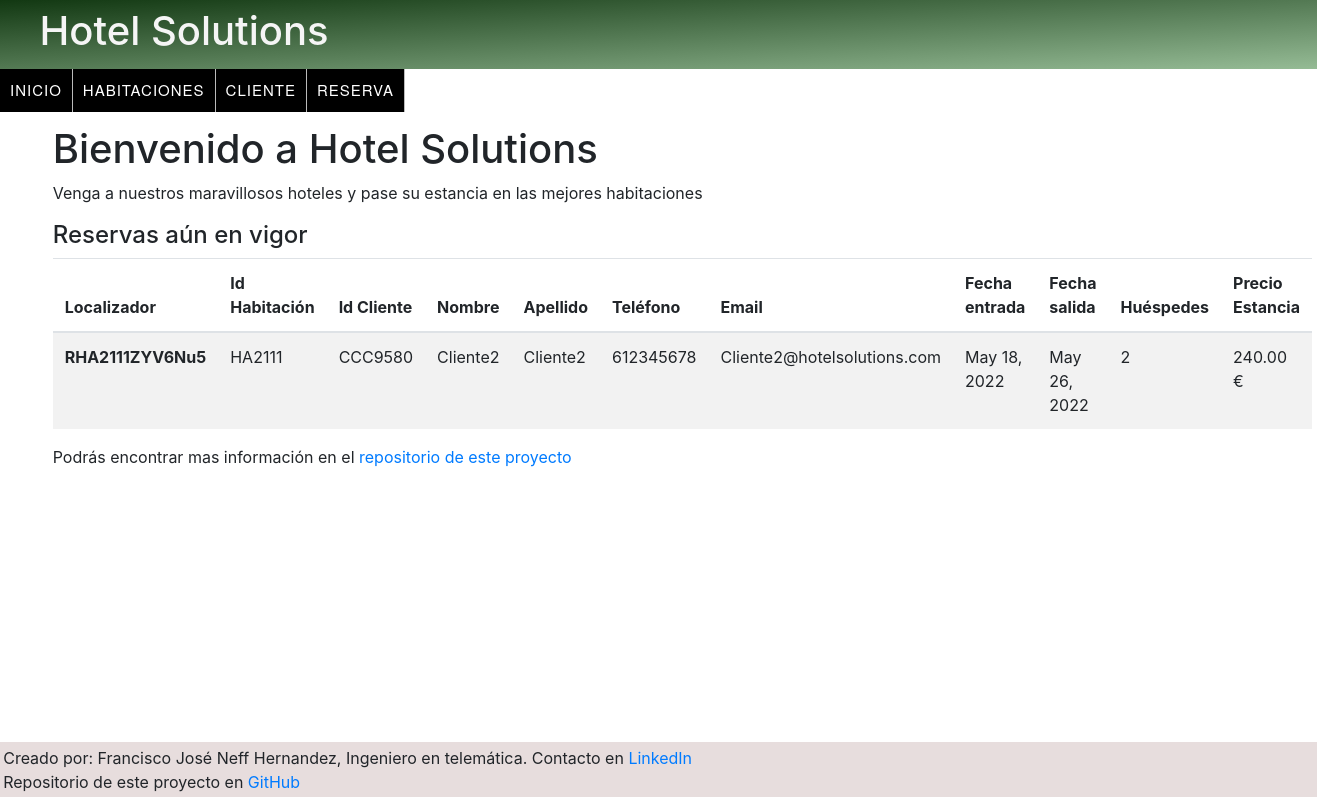
The page / on the database its author committed.
### Reservas/models.py (models this page shows, shortened)
class Reserva(models.Model):
    localizador = models.CharField(max_length=25,primary_key=True)
    id_habitacion = models.ForeignKey(Habitaciones.Habitacion,on_delete=models.CASCADE)
    id_cliente = models.ForeignKey(Clientes.Cliente,on_delete=models.CASCADE)
    fx_entrada = models.DateField(null=False)
    fx_salida = models.DateField(null=False)
    cuantia_total = models.DecimalField(max_digits=15,decimal_places=2,null=False)
    moneda = models.CharField(max_length=1, choices=Precio.TipoMoneda_Posibilidades.choices,default=Precio.TipoMoneda_Posibilidades.Euro)
    huespedes = models.SmallIntegerField(validators=[MaxValueValidator(4),MinValueValidator(1)])
    class Meta:
        verbose_name='Reserva'
        verbose_name_plural='Reservas'

### Habitaciones/models.py (models this page shows)
class Habitacion(models.Model):
    class TipoHabitacion_Posibilidades(models.TextChoices):
        Individual= '1','Individual'
        Doble = '2','Doble'
        Triple = '3','Triple'
        Cuadruple = '4','Cuadruples'
    id_habitacion = models.CharField(max_length=6,primary_key=True)
    tipo_habitacion = models.CharField(max_length=1, choices=TipoHabitacion_Posibilidades.choices,null=False)
    n_habitacion = models.SmallIntegerField(validators=[MaxValueValidator(999),MinValueValidator(1)], null=False)
    imagen = models.ImageField(upload_to ='static/img/habitaciones/')
    class DefinePkHab:
        def definePkHab(tipo_habitacion,n_habitacion):
            n_habitacion = '{:>03}'.format(n_habitacion)
            pk_habitacion = 'HA' + tipo_habitacion + n_habitacion
            if pk_habitacion in Habitacion.objects.values_list('id_habitacion', flat=True):
                pk_habitacion=1
            return pk_habitacion
    class UpdateHabitacion:
        def updateHabitacion(clave,tipo_habitacion,n_habitacion):
            upt = Habitacion.objects.get(id_habitacion=clave)
            alta = Habitacion.DefinePkHab.definePkHab(tipo_habitacion,n_habitacion)
            if alta!=1 :
                upt.delete()
            return alta
    class Meta:
        verbose_name='Habitación'
        verbose_name_plural='Habitaciones'

### Clientes/models.py (models this page shows, shortened)
class Cliente(models.Model):
    id_cliente = models.CharField(max_length=7,primary_key=True)
    nombre = models.CharField(max_length=50,null=False)
    apellido = models.CharField(max_length=50,null=False)
    email = models.EmailField(max_length=150,null=False,unique=True)
    telefono = models.IntegerField(default=612345678, validators=[MinValueValidator(600000000), MaxValueValidator(700000000)])
    class Meta:
        verbose_name='Cliente'
        verbose_name_plural='Clientes'

### Reservas/views.py (the view)
# urls.py: path('',reserva.MostrarReservas.as_view(),name='inicio'),
class MostrarReservas(View):
    template_name = 'index.html'
    def get(self, request,*args, **kwargs):
        registros = Reserva.objects.filter(fx_salida__gte = date.today().strftime('%Y-%m-%d'))
        context = {'registros':registros}
        return render(request,self.template_name,context)

### template/index.html (shortened to what this page needs)
{%extends "plantilla_base.html"%}
{% load static %}
{%block content%}
<h1>Bienvenido a Hotel Solutions</h1>
<p>Venga a nuestros maravillosos hoteles y pase su estancia en las mejores habitaciones</p>
{% if registros %}
<h4>Reservas aún en vigor</h4>
<table class="table table-striped" >
    <thead>
    <tr>
        <th scope="col"> Localizador </th>
        <th scope="col"> Id Habitación </th>
        <th scope="col"> Id Cliente </th>
        <th scope="col"> Nombre </th>
        <th scope="col"> Apellido </th>
        <th scope="col"> Teléfono </th>
        <th scope="col"> Email </th>
        <th scope="col"> Fecha entrada </th>
        <th scope="col"> Fecha salida </th>
        <th scope="col"> Huéspedes </th>
        <th scope="col"> Precio Estancia </th>
    </tr>
    </thead>
    <tbody>
    {% for registro in registros %}
    <tr>
        <th scope="row" >{{registro.localizador}}</th>
        <td>{{registro.id_habitacion.id_habitacion}}</td>
        <td>{{registro.id_cliente.id_cliente}}</td>
        <td>{{registro.id_cliente.nombre}}</td>
        <td>{{registro.id_cliente.apellido}}</td>
        <td>{{registro.id_cliente.telefono}}</td>
        <td>{{registro.id_cliente.email}}</td>
        <td>{{registro.fx_entrada}}</td>
        <td>{{registro.fx_salida}}</td>
        <td>{{registro.huespedes}}</td>
        <td>{{registro.cuantia_total}} {{registro.moneda}}</td>
    </tr>
    {% endfor %}
    </tbody>
</table>
{% else %}
    <h1>No se tienen reservas actualmente</h1>
{% endif %}
<p>Podrás encontrar mas información en el <a href="https://github.com/Francisco-Neff/HotelSolutions">repositorio de este proyecto</a></p>
{%endblock%}

### static/css/header.css (style rules this page uses)
body { margin: 0; position: relative; padding-bottom: 0.2em; display: flex; flex-direction: column; min-height: 100vh; }

### rows shown on the page
Reserva: localizador "RHA2111ZYV6Nu5", id_habitacion.id_habitacion "HA2111", id_cliente.id_cliente "CCC9580", id_cliente.nombre "Cliente2", id_cliente.apellido "Cliente2", id_cliente.telefono "612345678", id_cliente.email "Cliente2@hotelsolutions.com", fx_entrada "May 18, 2022", fx_salida "May 26, 2022", huespedes "2", cuantia_total "240.00", moneda "€"
